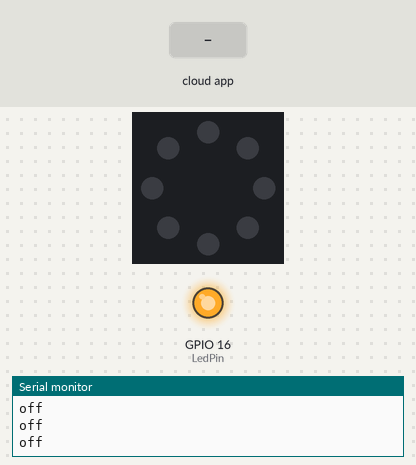
A sketch run on a simulated ESP8266 (NodeMCU). Shown: 8 RGB LEDs in a ring, first at the top, clockwise, output pins drawn as LEDs (lit = HIGH), the last lines printed to the serial monitor. The test bench sets the inputs (shaded band). Dim RGB values are drawn brighter than linear; WiFi joins after 1.5 s; servers stay silent unless stated; the Firebase database answers and starts empty.

Above: at 2.7 s.
2.8 s: the phone or cloud app sets Led1Status to 1
At 3.1 s:
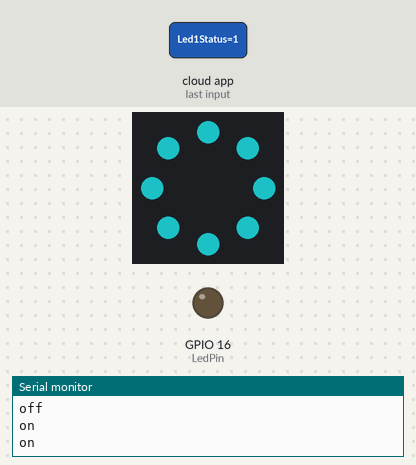
4.3 s: the phone or cloud app sets Led1Status to 0
At 5.6 s:
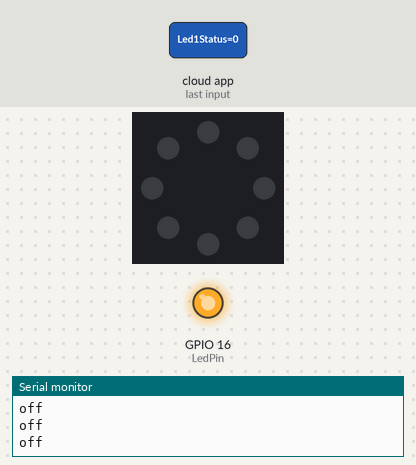
Timing chart, 0 to 7.3 s (numbered marks = the images above; inputs shaded):
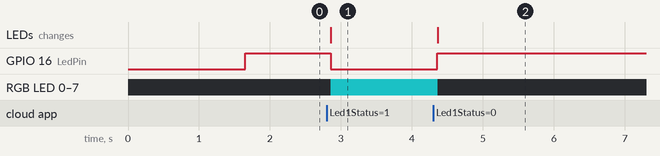

Measured:
- after the input at 2.8 s, GPIO 16 (LedPin): HIGH → LOW after 0.06 s; RGB LED 0–7: off → RGB(13, 93, 95) after 0.06 s; the LEDs: change after 0.06 s (image 1)
- after the input at 4.3 s, GPIO 16 (LedPin): LOW → HIGH after 0.06 s; RGB LED 0–7: RGB(13, 93, 95) → off after 0.06 s; the LEDs: change after 0.06 s (image 2)

The sketch:

Single_Tongle_button.ino
```cpp
#include <Adafruit_NeoPixel.h>
#include <FirebaseESP8266.h>
#if defined(ESP32)
#include <WiFi.h>
#elif defined(ESP8266)
#include <ESP8266WiFi.h>
#endif

#define WIFI_SSID "phi tien mang" // your wifi SSID
#define WIFI_PASSWORD "resurrection" //your wifi PASSWORD

#define LedPin 16         // pin d0 as toggle pin
#define NUM_PIXELS 8      //number of rgb led
#define PIN_PIXELS 14     //pin d5 as neopixel input
#define FIREBASE_HOST "toggle-button-3d8-rtdb.firebaseio.com" // change here
#define FIREBASE_AUTH "icOuLI7Mpe04Nv1ABHfAqyvlQn7HI0aYBwlp"  // your private key
FirebaseData firebaseData;

Adafruit_NeoPixel pixels = Adafruit_NeoPixel(NUM_PIXELS, PIN_PIXELS, NEO_GRB + NEO_KHZ800);
void setup ()
{
  pinMode(LedPin, OUTPUT);
  pixels.begin();
  Serial.begin(9600);
  // connect to wifi.
  WiFi.begin(WIFI_SSID, WIFI_PASSWORD);
  Serial.print("connecting");
  while (WiFi.status() != WL_CONNECTED) {
    Serial.print(".");
    delay(500);
  }
  Serial.println();
  Serial.print("connected: ") ;
  Serial.println(WiFi.localIP());
  Firebase.begin(FIREBASE_HOST, FIREBASE_AUTH);
  Firebase.reconnectWiFi(true);
}
void loop ()
{
  if(Firebase.getString(firebaseData, "/Led1Status"))
  {
    String ledstatus = firebaseData.stringData();
    if(ledstatus.toInt() == 1){
      digitalWrite(LedPin, LOW);
      Serial.println("on");
      for(int i =0; i<8; i++){
        pixels.setPixelColor(i, pixels.Color(13, 93, 95));  // #21ecf3 color
      }
        pixels.show();
    }
    else {
      digitalWrite(LedPin, HIGH);
      Serial.println("off");
      for(int i =0; i<8; i++){
        pixels.setPixelColor(i, pixels.Color(0, 0, 0)); // turn off neopixel
      }
        pixels.show();
    }
  }else{
    Serial.print("Error in getInt, ");
    Serial.println(firebaseData.errorReason());
  }
}
```
